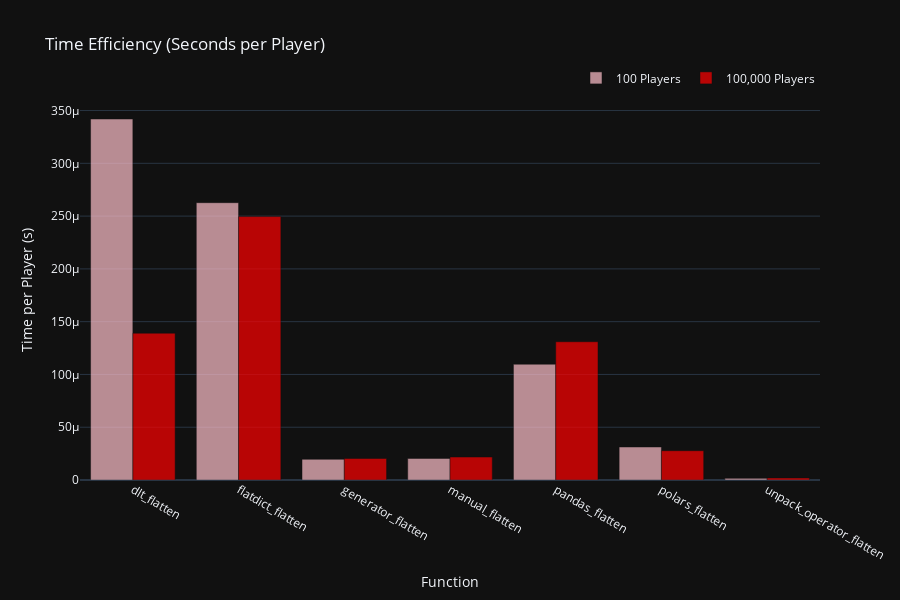

Notebook code for this chart:
### Code cell
# Calculate time per player
df_100['time_per_player'] = df_100['time_in_s'] / 100
df_100k['time_per_player'] = df_100k['time_in_s'] / 100_000

# Create figure
fig = go.Figure()

# Add traces for time per player
fig.add_trace(
    go.Bar(
        x=df_100['function'],
        y=df_100['time_per_player'],
        name="100 Players",
        marker_color='pink',
        opacity=0.7
    )
)

fig.add_trace(
    go.Bar(
        x=df_100k['function'],
        y=df_100k['time_per_player'],
        name="100,000 Players",
        marker_color='red',
        opacity=0.7
    )
)

# Update layout
fig.update_layout(
    title_text="Time Efficiency (Seconds per Player)",
    template='plotly_dark',
    height=600,
    width=900,
    barmode='group',
    yaxis=dict(title="Time per Player (s)"),
    xaxis=dict(title="Function"),
    legend=dict(
        orientation="h",
        yanchor="bottom",
        y=1.02,
        xanchor="right",
        x=1
    )
)

fig.show()

### Figure 1 — Plotly figure (JSON) as saved in the notebook; plotly's stock layout.template omitted (floating-point values rounded to 4 significant figures)
{"data": [{"marker": {"color": "pink"}, "name": "100 Players", "opacity": 0.7, "type": "bar", "x": ["dlt_flatten", "flatdict_flatten", "generator_flatten", "manual_flatten", "pandas_flatten", "polars_flatten", "unpack_operator_flatten"], "y": [0.000342, 0.0002627, 1.962e-05, 2.044e-05, 0.0001097, 3.13e-05, 1.572e-06]}, {"marker": {"color": "red"}, "name": "100,000 Players", "opacity": 0.7, "type": "bar", "x": ["dlt_flatten", "flatdict_flatten", "generator_flatten", "manual_flatten", "pandas_flatten", "polars_flatten", "unpack_operator_flatten"], "y": [0.0001391, 0.0002496, 2.036e-05, 2.177e-05, 0.000131, 2.775e-05, 1.948e-06]}], "layout": {"barmode": "group", "height": 600, "legend": {"orientation": "h", "x": 1, "xanchor": "right", "y": 1.02, "yanchor": "bottom"}, "title": {"text": "Time Efficiency (Seconds per Player)"}, "width": 900, "xaxis": {"title": {"text": "Function"}}, "yaxis": {"title": {"text": "Time per Player (s)"}}}}
